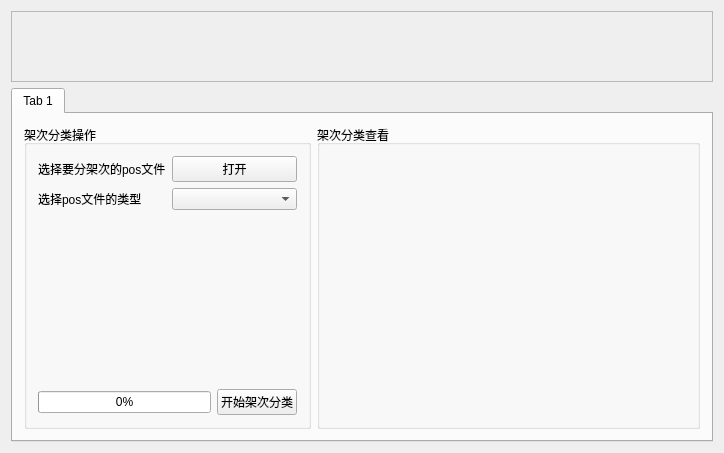
<?xml version="1.0" encoding="UTF-8"?>
<ui version="4.0">
 <class>CamSort</class>
 <widget class="QWidget" name="CamSort">
  <property name="geometry">
   <rect>
    <x>0</x>
    <y>0</y>
    <width>724</width>
    <height>453</height>
   </rect>
  </property>
  <property name="windowTitle">
   <string>CamSort</string>
  </property>
  <layout class="QVBoxLayout" name="verticalLayout" stretch="1,5">
   <item>
    <widget class="QScrollArea" name="scrollArea">
     <property name="widgetResizable">
      <bool>true</bool>
     </property>
     <widget class="QWidget" name="scrollAreaWidgetContents">
      <property name="geometry">
       <rect>
        <x>0</x>
        <y>0</y>
        <width>704</width>
        <height>70</height>
       </rect>
      </property>
     </widget>
    </widget>
   </item>
   <item>
    <widget class="QTabWidget" name="tabWidget">
     <property name="currentIndex">
      <number>0</number>
     </property>
     <widget class="QWidget" name="tab">
      <attribute name="title">
       <string>Tab 1</string>
      </attribute>
      <layout class="QHBoxLayout" name="horizontalLayout" stretch="3,4">
       <item>
        <widget class="QGroupBox" name="groupBox">
         <property name="title">
          <string>架次分类操作</string>
         </property>
         <layout class="QVBoxLayout" name="verticalLayout_2">
          <item>
           <layout class="QGridLayout" name="gridLayout">
            <item row="0" column="0">
             <widget class="QLabel" name="label">
              <property name="text">
               <string>选择要分架次的pos文件</string>
              </property>
             </widget>
            </item>
            <item row="0" column="1">
             <widget class="QPushButton" name="selectPosFile">
              <property name="text">
               <string>打开</string>
              </property>
             </widget>
            </item>
            <item row="1" column="0">
             <widget class="QLabel" name="label_2">
              <property name="text">
               <string>选择pos文件的类型</string>
              </property>
             </widget>
            </item>
            <item row="1" column="1">
             <widget class="QComboBox" name="selectPosType"/>
            </item>
           </layout>
          </item>
          <item>
           <spacer name="verticalSpacer">
            <property name="orientation">
             <enum>Qt::Vertical</enum>
            </property>
            <property name="sizeHint" stdset="0">
             <size>
              <width>20</width>
              <height>191</height>
             </size>
            </property>
           </spacer>
          </item>
          <item>
           <layout class="QHBoxLayout" name="horizontalLayout_2">
            <item>
             <widget class="QProgressBar" name="progressBar">
              <property name="value">
               <number>0</number>
              </property>
             </widget>
            </item>
            <item>
             <widget class="QPushButton" name="startSort">
              <property name="text">
               <string>开始架次分类</string>
              </property>
             </widget>
            </item>
           </layout>
          </item>
         </layout>
        </widget>
       </item>
       <item>
        <widget class="QGroupBox" name="groupBox_2">
         <property name="title">
          <string>架次分类查看</string>
         </property>
        </widget>
       </item>
      </layout>
     </widget>
    </widget>
   </item>
  </layout>
 </widget>
 <layoutdefault spacing="6" margin="11"/>
 <resources/>
 <connections/>
</ui>
